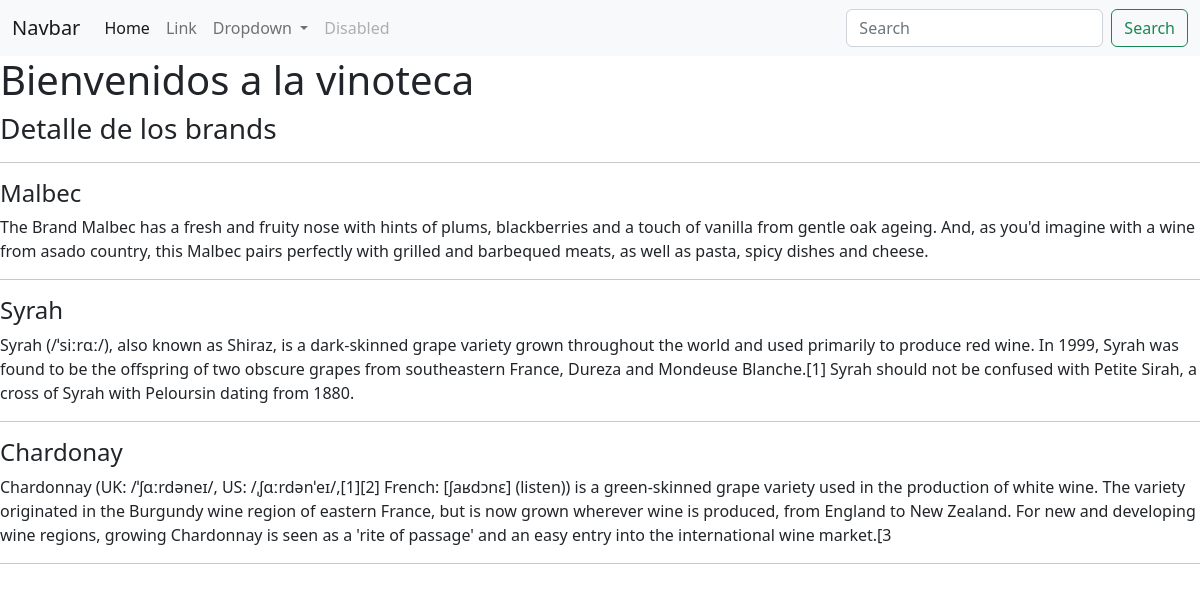
Screenshot of /tipos/ with the database file from the repository.
### base/models.py (models this page shows, shortened)
class Brand(models.Model):
    name = models.CharField(max_length=50)
    description = models.TextField()

### base/views.py (the view)
# urls.py: path('tipos/', views.brand_detail, name="brand_detail"),
def brand_detail(request):
    brand_list = Brand.objects.all()
    context = {"brand_list": brand_list}
    return render(request, 'brand_detail.html', context=context)

### base/templates/brand_detail.html
{% extends 'home.html' %}
{% block content %}
<h3>Detalle de los brands</h3>
    <hr>
    {% for brand in brand_list %}
        <h4>{{ brand.name }}</h4>
        <p>{{ brand.description }}</p>
        <hr>
    {% endfor %}
{% endblock %}

### rows the page displays
Brand: name "Malbec", description "The Brand Malbec has a fresh and fruity nose with hints of plums, blackberries and a touch of vanilla from gentle oak ageing. And, as you'd imagine with a wine from asado country, this Malbec pairs perfectly with grilled and barbequed meats, as well as pasta, spicy dishes and cheese."
Brand: name "Syrah", description "Syrah (/ˈsiːrɑː/), also known as Shiraz, is a dark-skinned grape variety grown throughout the world and used primarily to produce red wine. In 1999, Syrah was found to be the offspring of two obscure grapes from southeastern France, Dureza and Mondeuse Blanche.[1] Syrah should not be confused with Petite Sirah, a cross of Syrah with Peloursin dating from 1880."
Brand: name "Chardonay", description "Chardonnay (UK: /ˈʃɑːrdəneɪ/, US: /ˌʃɑːrdənˈeɪ/,[1][2] French: [ʃaʁdɔnɛ] (listen)) is a green-skinned grape variety used in the production of white wine. The variety originated in the Burgundy wine region of eastern France, but is now grown wherever wine is produced, from England to New Zealand. For new and developing wine regions, growing Chardonnay is seen as a 'rite of passage' and an easy entry into the international wine market.[3"
